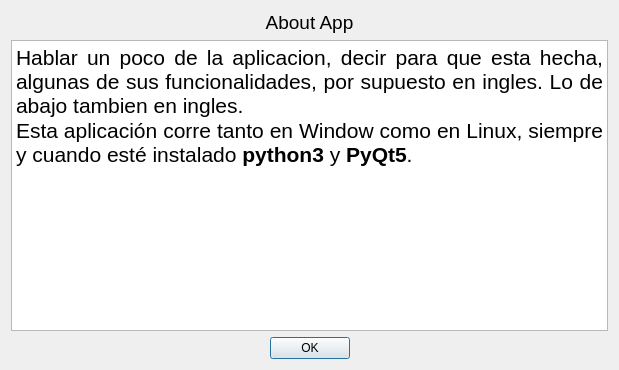
<?xml version="1.0" encoding="UTF-8"?>
<ui version="4.0">
 <class>AboutApp</class>
 <widget class="QDialog" name="AboutApp">
  <property name="geometry">
   <rect>
    <x>0</x>
    <y>0</y>
    <width>619</width>
    <height>370</height>
   </rect>
  </property>
  <property name="windowTitle">
   <string>About App</string>
  </property>
  <property name="windowIcon">
   <iconset>
    <normaloff>../../icons/python.ico</normaloff>../../icons/python.ico</iconset>
  </property>
  <layout class="QGridLayout" name="gridLayout">
   <item row="2" column="0">
    <widget class="QDialogButtonBox" name="buttonBox">
     <property name="orientation">
      <enum>Qt::Horizontal</enum>
     </property>
     <property name="standardButtons">
      <set>QDialogButtonBox::Ok</set>
     </property>
     <property name="centerButtons">
      <bool>true</bool>
     </property>
    </widget>
   </item>
   <item row="1" column="0">
    <widget class="QTextBrowser" name="textBrowser">
     <property name="html">
      <string>&lt;!DOCTYPE HTML PUBLIC &quot;-//W3C//DTD HTML 4.0//EN&quot; &quot;http://www.w3.org/TR/REC-html40/strict.dtd&quot;&gt;
&lt;html&gt;&lt;head&gt;&lt;meta name=&quot;qrichtext&quot; content=&quot;1&quot; /&gt;&lt;style type=&quot;text/css&quot;&gt;
p, li { white-space: pre-wrap; }
&lt;/style&gt;&lt;/head&gt;&lt;body style=&quot; font-family:'Ubuntu'; font-size:11pt; font-weight:400; font-style:normal;&quot;&gt;
&lt;p align=&quot;justify&quot; style=&quot; margin-top:0px; margin-bottom:0px; margin-left:0px; margin-right:0px; -qt-block-indent:0; text-indent:0px;&quot;&gt;&lt;span style=&quot; font-family:'MS Shell Dlg 2'; font-size:16pt; color:#000000;&quot;&gt;Hablar un poco de la aplicacion, decir para que esta hecha, algunas de sus funcionalidades, por supuesto en ingles. Lo de abajo tambien en ingles.&lt;/span&gt;&lt;/p&gt;
&lt;p align=&quot;justify&quot; style=&quot; margin-top:0px; margin-bottom:0px; margin-left:0px; margin-right:0px; -qt-block-indent:0; text-indent:0px;&quot;&gt;&lt;span style=&quot; font-family:'MS Shell Dlg 2'; font-size:16pt; color:#000000;&quot;&gt;Esta aplicación corre tanto en Window como en Linux, siempre y cuando esté instalado &lt;/span&gt;&lt;span style=&quot; font-family:'MS Shell Dlg 2'; font-size:16pt; font-weight:600; color:#000000;&quot;&gt;python3&lt;/span&gt;&lt;span style=&quot; font-family:'MS Shell Dlg 2'; font-size:16pt; color:#000000;&quot;&gt; y &lt;/span&gt;&lt;span style=&quot; font-family:'MS Shell Dlg 2'; font-size:16pt; font-weight:600; color:#000000;&quot;&gt;PyQt5&lt;/span&gt;&lt;span style=&quot; font-family:'MS Shell Dlg 2'; font-size:16pt; color:#000000;&quot;&gt;.&lt;/span&gt;&lt;/p&gt;&lt;/body&gt;&lt;/html&gt;</string>
     </property>
    </widget>
   </item>
   <item row="0" column="0">
    <widget class="QLabel" name="label">
     <property name="font">
      <font>
       <family>Tahoma</family>
       <pointsize>14</pointsize>
      </font>
     </property>
     <property name="text">
      <string>&lt;html&gt;&lt;head/&gt;&lt;body&gt;&lt;p align=&quot;center&quot;&gt;About App&lt;/p&gt;&lt;/body&gt;&lt;/html&gt;</string>
     </property>
    </widget>
   </item>
  </layout>
 </widget>
 <resources/>
 <connections>
  <connection>
   <sender>buttonBox</sender>
   <signal>accepted()</signal>
   <receiver>AboutApp</receiver>
   <slot>accept()</slot>
   <hints>
    <hint type="sourcelabel">
     <x>248</x>
     <y>254</y>
    </hint>
    <hint type="destinationlabel">
     <x>157</x>
     <y>274</y>
    </hint>
   </hints>
  </connection>
  <connection>
   <sender>buttonBox</sender>
   <signal>rejected()</signal>
   <receiver>AboutApp</receiver>
   <slot>reject()</slot>
   <hints>
    <hint type="sourcelabel">
     <x>316</x>
     <y>260</y>
    </hint>
    <hint type="destinationlabel">
     <x>286</x>
     <y>274</y>
    </hint>
   </hints>
  </connection>
 </connections>
</ui>
